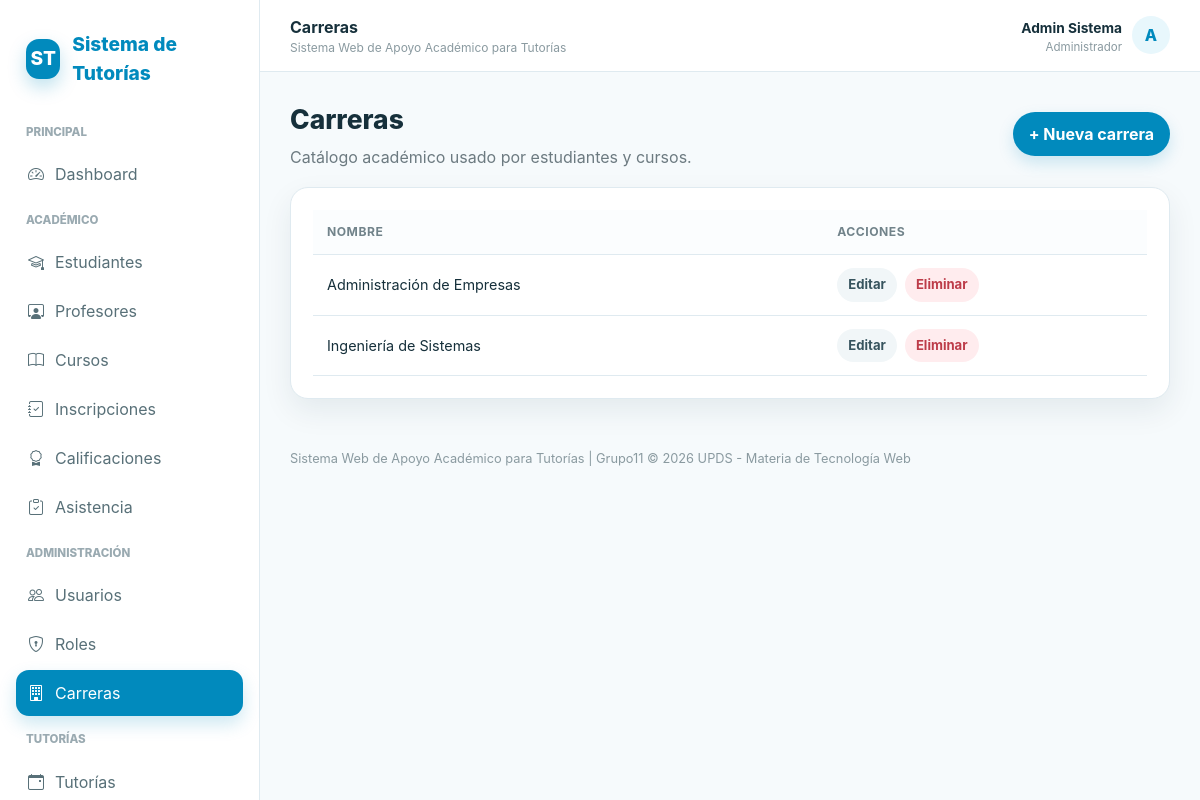
Screenshot of /controllers/carreras.php (signed in) with the database file from the repository.
### tables this page shows
CREATE TABLE carreras (
    id_carrera INT AUTO_INCREMENT PRIMARY KEY,
    nombre_carrera VARCHAR(150) NOT NULL UNIQUE
);

### controllers/carreras.php (called while the page is built, shortened)
<?php
require_once __DIR__.'/../config/conexion.php';require_once __DIR__.'/../includes/seguridad.php';require_role(['administrador']);require_once __DIR__.'/../models/CarreraModel.php';$m=new CarreraModel($pdo);$id=(int)($_GET['id']??0);$accion=$_GET['accion']??'listar';
$registro=$id?$m->obtenerPorId($id):null;$registros=$m->obtenerTodas();$tituloPagina='Carreras';require __DIR__.'/../views/carreras/index.php';

### models/CarreraModel.php (called while the page is built)
<?php class CarreraModel {private PDO $pdo;function __construct(PDO $pdo){$this->pdo=$pdo;}function obtenerTodas(){return $this->pdo->query('SELECT * FROM carreras ORDER BY nombre_carrera')->fetchAll();}function crear($d){$s=$this->pdo->prepare('INSERT INTO carreras(nombre_carrera) VALUES(?)');return $s->execute([$d['nombre_carrera']]);}function obtenerPorId($id){$s=$this->pdo->prepare('SELECT * FROM carreras WHERE id_carrera=?');$s->execute([$id]);return $s->fetch();}function editar($id,$d){$s=$this->pdo->prepare('UPDATE carreras SET nombre_carrera=? WHERE id_carrera=?');return $s->execute([$d['nombre_carrera'],$id]);}function eliminar($id){$s=$this->pdo->prepare('DELETE FROM carreras WHERE id_carrera=?');return $s->execute([$id]);}}

### includes/seguridad.php (called while the page is built, shortened)
<?php
function e($v): string { return htmlspecialchars((string)$v, ENT_QUOTES, 'UTF-8'); }

### views/carreras/index.php (the view, shortened to what this page needs)
<?php include __DIR__.'/../layouts/header.php';?><div class="toolbar"><div><h1 class="page-title">Carreras</h1><p class="subtitle">Catálogo académico usado por estudiantes y cursos.</p></div><a class="btn btn-primary" href="?accion=crear">+ Nueva carrera</a></div><div class="card"><div class="card-body"><div class="table-wrap"><table class="table"><thead><tr><th>Nombre</th><th>Acciones</th></tr></thead><tbody><?php foreach($registros as $r):?><tr><td><?=e($r['nombre_carrera'])?></td><td><div class="actions"><a class="btn btn-light btn-sm" href="?accion=editar&id=<?=$r['id_carrera']?>">Editar</a><form method="post" onsubmit="return confirm('¿Eliminar carrera?')"><button class="btn btn-danger btn-sm">Eliminar</button></form></div></td></tr><?php endforeach;?></tbody></table></div></div></div><?php include __DIR__.'/../layouts/footer.php';?>

### assets/css/style.css (style rules this page uses)
:root { --primary: #018abd; --primary-dark: #01698f; --primary-light: #e8f7fc; --primary-soft: #f1fbfe; --text: #16303b; --muted: #6c7a80; --bg: #f6fafc; --card: #ffffff; --border: #dfeaf0; --success: #18824a; --success-bg: #eaf8f0; --warning: #956f00; --warning-bg: #fff7df; --danger: #bd3c49; --danger-bg: #ffecee; --shadow: 0 12px 30px rgba(0, 45, 65, 0.08); --shadow-hover: 0 12px 28px rgba(1, 138, 189, 0.18); --radius: 18px; --pill: 999px; }
* { box-sizing: border-box; }
html { scroll-behavior: smooth; }
body { margin: 0; font-family: Inter, system-ui, -apple-system, BlinkMacSystemFont, "Segoe UI", sans-serif; background: var(--bg); color: var(--text); line-height: 1.5; }
a { color: inherit; text-decoration: none; }
button, input, select, textarea { font: inherit; }
button, a, input, select, textarea { -webkit-tap-highlight-color: transparent; }
.page-title { font-size: 1.65rem; font-weight: 800; margin: 0; }
.subtitle { color: var(--muted); margin: 5px 0 0; }
.toolbar { display: flex; gap: 14px; justify-content: space-between; align-items: center; flex-wrap: wrap; margin-bottom: 18px; }
.card { background: var(--card); border: 1px solid var(--border); border-radius: var(--radius); box-shadow: var(--shadow); }
.card-body { padding: 22px; }
.btn { border: 0; border-radius: var(--pill); padding: 10px 16px; font-weight: 700; cursor: pointer; display: inline-flex; align-items: center; justify-content: center; gap: 8px; transition: transform 0.2s ease, box-shadow 0.2s ease, background 0.2s ease, color 0.2s ease; }
.btn-primary { background: var(--primary); color: #ffffff; box-shadow: 0 7px 16px rgba(1, 138, 189, 0.18); }
.btn-light { background: #f1f6f8; color: #37545e; }
.btn-danger { background: var(--danger-bg); color: var(--danger); }
.btn-sm { padding: 7px 11px; font-size: 0.82rem; }
.actions { display: flex; gap: 8px; flex-wrap: wrap; align-items: center; }
.table-wrap { overflow-x: auto; }
.table { width: 100%; border-collapse: collapse; min-width: 900px; }
.table th, .table td { padding: 13px 14px; border-bottom: 1px solid var(--border); text-align: left; font-size: 0.9rem; vertical-align: middle; }
.table th { font-size: 0.76rem; text-transform: uppercase; letter-spacing: 0.04em; color: #71838a; background: #fbfdfe; }

### rows the page displays
carreras: nombre_carrera "Administración de Empresas"
carreras: nombre_carrera "Ingeniería de Sistemas"

### other values shown
$tituloPagina "Carreras"
$nombreUsuario "Admin Sistema"
$rol "Administrador"
$inicialUsuario "A"
